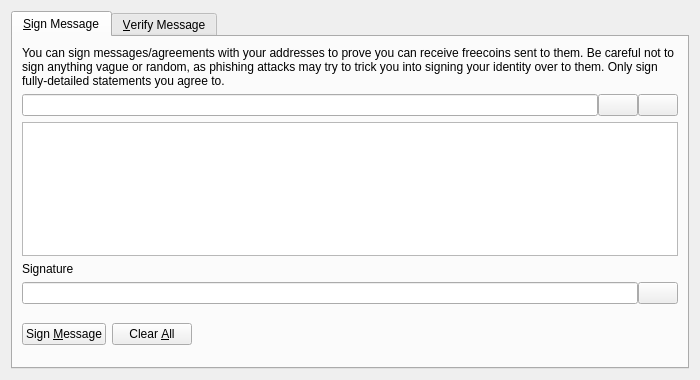
<?xml version="1.0" encoding="UTF-8"?>
<ui version="4.0">
 <class>SignVerifyMessageDialog</class>
 <widget class="QDialog" name="SignVerifyMessageDialog">
  <property name="geometry">
   <rect>
    <x>0</x>
    <y>0</y>
    <width>700</width>
    <height>380</height>
   </rect>
  </property>
  <property name="windowTitle">
   <string>Signatures - Sign / Verify a Message</string>
  </property>
  <property name="modal">
   <bool>true</bool>
  </property>
  <layout class="QVBoxLayout" name="verticalLayout">
   <item>
    <widget class="QTabWidget" name="tabWidget">
     <property name="currentIndex">
      <number>0</number>
     </property>
     <widget class="QWidget" name="tabSignMessage">
      <attribute name="title">
       <string>&amp;Sign Message</string>
      </attribute>
      <layout class="QVBoxLayout" name="verticalLayout_SM">
       <item>
        <widget class="QLabel" name="infoLabel_SM">
         <property name="text">
          <string>You can sign messages/agreements with your addresses to prove you can receive freecoins sent to them. Be careful not to sign anything vague or random, as phishing attacks may try to trick you into signing your identity over to them. Only sign fully-detailed statements you agree to.</string>
         </property>
         <property name="textFormat">
          <enum>Qt::PlainText</enum>
         </property>
         <property name="wordWrap">
          <bool>true</bool>
         </property>
        </widget>
       </item>
       <item>
        <layout class="QHBoxLayout" name="horizontalLayout_1_SM">
         <property name="spacing">
          <number>0</number>
         </property>
         <item>
          <widget class="QValidatedLineEdit" name="addressIn_SM">
           <property name="toolTip">
            <string>The Freecoin address to sign the message with</string>
           </property>
          </widget>
         </item>
         <item>
          <widget class="QPushButton" name="addressBookButton_SM">
           <property name="toolTip">
            <string>Choose previously used address</string>
           </property>
           <property name="text">
            <string/>
           </property>
           <property name="icon">
            <iconset resource="../bitcoin.qrc">
             <normaloff>:/icons/address-book</normaloff>:/icons/address-book</iconset>
           </property>
           <property name="shortcut">
            <string>Alt+A</string>
           </property>
           <property name="autoDefault">
            <bool>false</bool>
           </property>
          </widget>
         </item>
         <item>
          <widget class="QPushButton" name="pasteButton_SM">
           <property name="toolTip">
            <string>Paste address from clipboard</string>
           </property>
           <property name="text">
            <string/>
           </property>
           <property name="icon">
            <iconset resource="../bitcoin.qrc">
             <normaloff>:/icons/editpaste</normaloff>:/icons/editpaste</iconset>
           </property>
           <property name="shortcut">
            <string>Alt+P</string>
           </property>
           <property name="autoDefault">
            <bool>false</bool>
           </property>
          </widget>
         </item>
        </layout>
       </item>
       <item>
        <widget class="QPlainTextEdit" name="messageIn_SM">
         <property name="toolTip">
          <string>Enter the message you want to sign here</string>
         </property>
        </widget>
       </item>
       <item>
        <widget class="QLabel" name="signatureLabel_SM">
         <property name="text">
          <string>Signature</string>
         </property>
         <property name="textFormat">
          <enum>Qt::PlainText</enum>
         </property>
        </widget>
       </item>
       <item>
        <layout class="QHBoxLayout" name="horizontalLayout_2_SM">
         <property name="spacing">
          <number>0</number>
         </property>
         <item>
          <widget class="QLineEdit" name="signatureOut_SM">
           <property name="font">
            <font>
             <italic>true</italic>
            </font>
           </property>
           <property name="readOnly">
            <bool>true</bool>
           </property>
          </widget>
         </item>
         <item>
          <widget class="QPushButton" name="copySignatureButton_SM">
           <property name="toolTip">
            <string>Copy the current signature to the system clipboard</string>
           </property>
           <property name="text">
            <string/>
           </property>
           <property name="icon">
            <iconset resource="../bitcoin.qrc">
             <normaloff>:/icons/editcopy</normaloff>:/icons/editcopy</iconset>
           </property>
           <property name="autoDefault">
            <bool>false</bool>
           </property>
          </widget>
         </item>
        </layout>
       </item>
       <item>
        <layout class="QHBoxLayout" name="horizontalLayout_3_SM">
         <item>
          <widget class="QPushButton" name="signMessageButton_SM">
           <property name="toolTip">
            <string>Sign the message to prove you own this Freecoin address</string>
           </property>
           <property name="text">
            <string>Sign &amp;Message</string>
           </property>
           <property name="icon">
            <iconset resource="../bitcoin.qrc">
             <normaloff>:/icons/edit</normaloff>:/icons/edit</iconset>
           </property>
           <property name="autoDefault">
            <bool>false</bool>
           </property>
          </widget>
         </item>
         <item>
          <widget class="QPushButton" name="clearButton_SM">
           <property name="toolTip">
            <string>Reset all sign message fields</string>
           </property>
           <property name="text">
            <string>Clear &amp;All</string>
           </property>
           <property name="icon">
            <iconset resource="../bitcoin.qrc">
             <normaloff>:/icons/remove</normaloff>:/icons/remove</iconset>
           </property>
           <property name="autoDefault">
            <bool>false</bool>
           </property>
          </widget>
         </item>
         <item>
          <spacer name="horizontalSpacer_1_SM">
           <property name="orientation">
            <enum>Qt::Horizontal</enum>
           </property>
           <property name="sizeHint" stdset="0">
            <size>
             <width>40</width>
             <height>48</height>
            </size>
           </property>
          </spacer>
         </item>
         <item>
          <widget class="QLabel" name="statusLabel_SM">
           <property name="font">
            <font>
             <weight>75</weight>
             <bold>true</bold>
            </font>
           </property>
           <property name="text">
            <string/>
           </property>
           <property name="wordWrap">
            <bool>true</bool>
           </property>
          </widget>
         </item>
         <item>
          <spacer name="horizontalSpacer_2_SM">
           <property name="orientation">
            <enum>Qt::Horizontal</enum>
           </property>
           <property name="sizeHint" stdset="0">
            <size>
             <width>40</width>
             <height>48</height>
            </size>
           </property>
          </spacer>
         </item>
        </layout>
       </item>
      </layout>
     </widget>
     <widget class="QWidget" name="tabVerifyMessage">
      <attribute name="title">
       <string>&amp;Verify Message</string>
      </attribute>
      <layout class="QVBoxLayout" name="verticalLayout_VM">
       <item>
        <widget class="QLabel" name="infoLabel_VM">
         <property name="text">
          <string>Enter the receiver's address, message (ensure you copy line breaks, spaces, tabs, etc. exactly) and signature below to verify the message. Be careful not to read more into the signature than what is in the signed message itself, to avoid being tricked by a man-in-the-middle attack. Note that this only proves the signing party receives with the address, it cannot prove sendership of any transaction!</string>
         </property>
         <property name="textFormat">
          <enum>Qt::PlainText</enum>
         </property>
         <property name="alignment">
          <set>Qt::AlignLeading|Qt::AlignLeft|Qt::AlignTop</set>
         </property>
         <property name="wordWrap">
          <bool>true</bool>
         </property>
        </widget>
       </item>
       <item>
        <layout class="QHBoxLayout" name="horizontalLayout_1_VM">
         <property name="spacing">
          <number>0</number>
         </property>
         <item>
          <widget class="QValidatedLineEdit" name="addressIn_VM">
           <property name="toolTip">
            <string>The Freecoin address the message was signed with</string>
           </property>
          </widget>
         </item>
         <item>
          <widget class="QPushButton" name="addressBookButton_VM">
           <property name="toolTip">
            <string>Choose previously used address</string>
           </property>
           <property name="text">
            <string/>
           </property>
           <property name="icon">
            <iconset resource="../bitcoin.qrc">
             <normaloff>:/icons/address-book</normaloff>:/icons/address-book</iconset>
           </property>
           <property name="shortcut">
            <string>Alt+A</string>
           </property>
           <property name="autoDefault">
            <bool>false</bool>
           </property>
          </widget>
         </item>
        </layout>
       </item>
       <item>
        <widget class="QPlainTextEdit" name="messageIn_VM"/>
       </item>
       <item>
        <widget class="QValidatedLineEdit" name="signatureIn_VM"/>
       </item>
       <item>
        <layout class="QHBoxLayout" name="horizontalLayout_2_VM">
         <item>
          <widget class="QPushButton" name="verifyMessageButton_VM">
           <property name="toolTip">
            <string>Verify the message to ensure it was signed with the specified Freecoin address</string>
           </property>
           <property name="text">
            <string>Verify &amp;Message</string>
           </property>
           <property name="icon">
            <iconset resource="../bitcoin.qrc">
             <normaloff>:/icons/transaction_0</normaloff>:/icons/transaction_0</iconset>
           </property>
           <property name="autoDefault">
            <bool>false</bool>
           </property>
          </widget>
         </item>
         <item>
          <widget class="QPushButton" name="clearButton_VM">
           <property name="toolTip">
            <string>Reset all verify message fields</string>
           </property>
           <property name="text">
            <string>Clear &amp;All</string>
           </property>
           <property name="icon">
            <iconset resource="../bitcoin.qrc">
             <normaloff>:/icons/remove</normaloff>:/icons/remove</iconset>
           </property>
           <property name="autoDefault">
            <bool>false</bool>
           </property>
          </widget>
         </item>
         <item>
          <spacer name="horizontalSpacer_1_VM">
           <property name="orientation">
            <enum>Qt::Horizontal</enum>
           </property>
           <property name="sizeHint" stdset="0">
            <size>
             <width>40</width>
             <height>48</height>
            </size>
           </property>
          </spacer>
         </item>
         <item>
          <widget class="QLabel" name="statusLabel_VM">
           <property name="font">
            <font>
             <weight>75</weight>
             <bold>true</bold>
            </font>
           </property>
           <property name="text">
            <string/>
           </property>
           <property name="wordWrap">
            <bool>true</bool>
           </property>
          </widget>
         </item>
         <item>
          <spacer name="horizontalSpacer_2_VM">
           <property name="orientation">
            <enum>Qt::Horizontal</enum>
           </property>
           <property name="sizeHint" stdset="0">
            <size>
             <width>40</width>
             <height>48</height>
            </size>
           </property>
          </spacer>
         </item>
        </layout>
       </item>
      </layout>
     </widget>
    </widget>
   </item>
  </layout>
 </widget>
 <customwidgets>
  <customwidget>
   <class>QValidatedLineEdit</class>
   <extends>QLineEdit</extends>
   <header>qt/qvalidatedlineedit.h</header>
  </customwidget>
 </customwidgets>
 <resources>
  <include location="../bitcoin.qrc"/>
 </resources>
 <connections/>
</ui>
